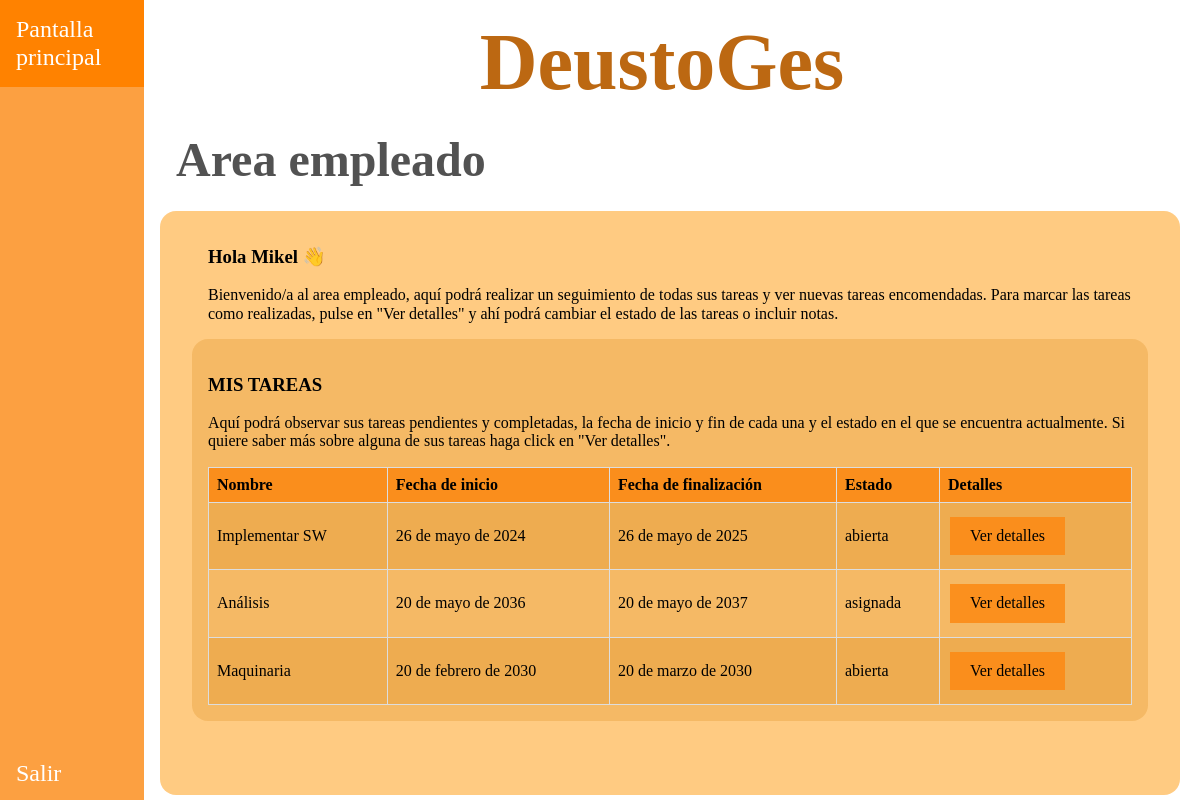
/appDeustoGes/empleados/2, run on an earlier commit of the app's database.
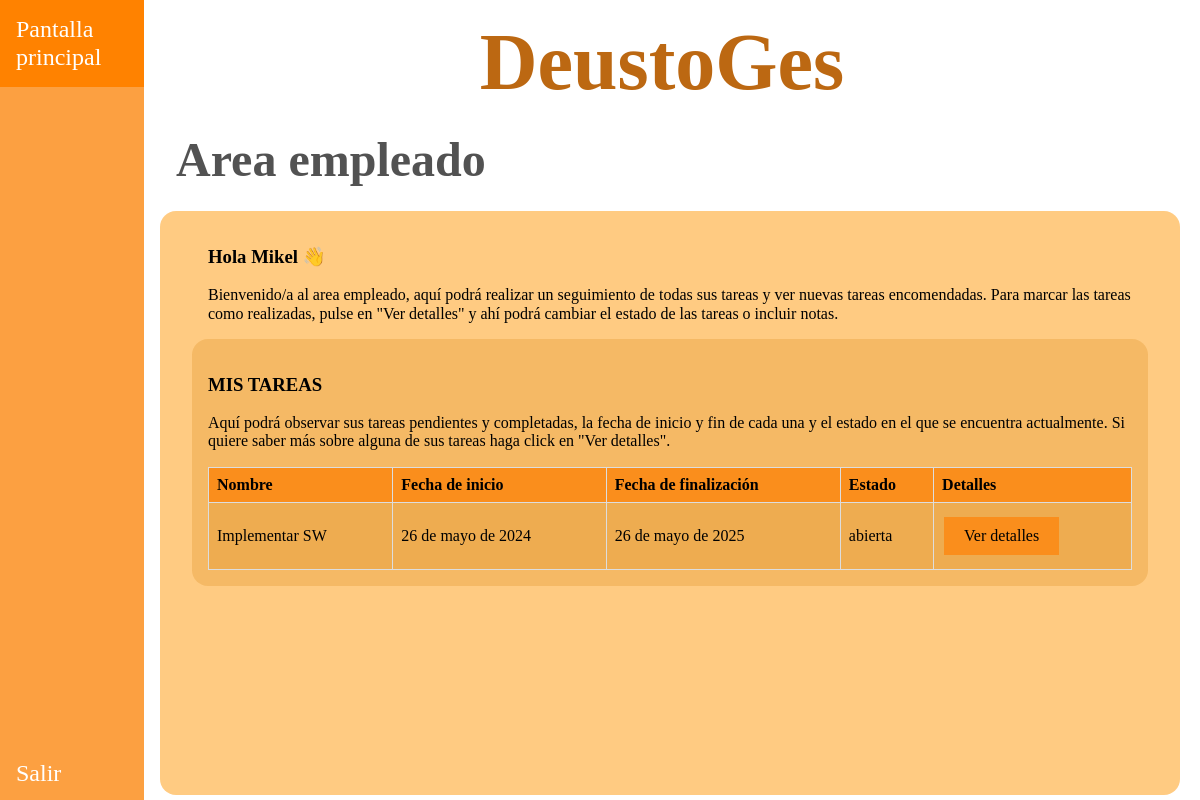
And on a later commit of the database.
### appDeustoGes/models.py (models this page shows, shortened)
class Tarea(models.Model):
    nombre = models.CharField(max_length=15)
    descripcion = models.TextField()
    fecha_inicio = models.DateField()
    fecha_fin = models.DateField()
    prioridad = models.CharField(max_length=10, choices=(('alta', 'Alta'), ('media', 'Media'), ('baja', 'Baja')))
    estado = models.CharField(max_length=20, choices=(
        ('abierta', 'Abierta'), ('asignada', 'Asignada'), ('en_proceso', 'En proceso'), ('finalizada', 'Finalizada')))
    notas_adicionales = models.TextField()
    empleado = models.ForeignKey(Empleado, on_delete=models.CASCADE)
    proyecto = models.ForeignKey(Proyecto, on_delete=models.CASCADE)
    created = models.DateTimeField(auto_now_add=True, blank=True, null=True)
    updated = models.DateTimeField(auto_now=True, blank=True, null=True)
    class Meta:
        verbose_name = 'tarea'
        verbose_name_plural = 'tareas'

### appDeustoGes/views.py (the view)
# urls.py: path("/empleados/<int:id_empleado>", views.pantalla_empleado, name='pantalla_empleado'),
def pantalla_empleado(request, id_empleado):
    empleado = get_object_or_404(Empleado, id=id_empleado)
    tareas = Tarea.objects.all()
    return render(request, 'appDeustoGes/pantalla_empleado.html', {'tareas': tareas,
                                                                   'empleado': empleado})

### templates/appDeustoGes/pantalla_empleado.html
{% extends "base.html" %}
{% block css %}
    <link rel="stylesheet" href="/../static/css/normalize.css">
    <link rel="stylesheet" href="/../static/css/style.css">
{% endblock %}
{% block nav_header %}
    <nav class="barra-lateral">
        <ul class="listado-barra-lateral">
            <div>
                <li><a href="">Pantalla principal</a></li>
            </div>
            <div>
                <li><a href="{% url 'pantalla_inicio' %}">Salir</a></li>
            </div>
        </ul>
    </nav>
{% endblock %}
{% block main_contenido %}
  <h2>Area empleado</h2>
<div class="contenido">
    <div class="introduccion">
        <h3>Hola {{ empleado.nombre }} 👋</h3>
        <p> Bienvenido/a al area empleado, aquí podrá realizar un seguimiento de todas sus tareas y ver nuevas tareas
            encomendadas. Para marcar las tareas como realizadas, pulse en "Ver detalles" y ahí podrá cambiar
            el estado de las tareas o incluir notas. </p>
    </div>
    <div class="contenido_interno">
        <h3>MIS TAREAS</h3>
        <p>Aquí podrá observar sus tareas pendientes y completadas, la fecha de inicio y fin de cada una y el estado
        en el que se encuentra actualmente. Si quiere saber más sobre alguna de sus tareas haga click en "Ver detalles".</p>
        <table class="estilos-table">
            <thead>
              <tr>
                <th>Nombre</th>
                <th>Fecha de inicio</th>
                <th>Fecha de finalización</th>
                <th>Estado</th>
                <th>Detalles</th>
              </tr>
            </thead>
            <tbody>
            {% for tarea in tareas %}
                {% if empleado.id == tarea.empleado_id %}
                    <tr>
                        <td>{{ tarea.nombre }}</td>
                        <td>{{ tarea.fecha_inicio }}</td>
                        <td>{{ tarea.fecha_fin }}</td>
                        <td>{{ tarea.estado }}</td>
                        <td><a class="añadir-button" href="{% url 'tarea_detail' empleado.id tarea.id %}">Ver detalles</a></td>
                    </tr>
                {% endif %}
            {% endfor %}
            </tbody>
        </table>
    </div>
</div>
{% endblock %}

What changed in the data, as far as the page shows it:
removed Tarea: nombre "Análisis", fecha_inicio "20 de mayo de 2036", fecha_fin "20 de mayo de 2037", estado "asignada"
removed Tarea: nombre "Maquinaria", fecha_inicio "20 de febrero de 2030", fecha_fin "20 de marzo de 2030", estado "abierta"
